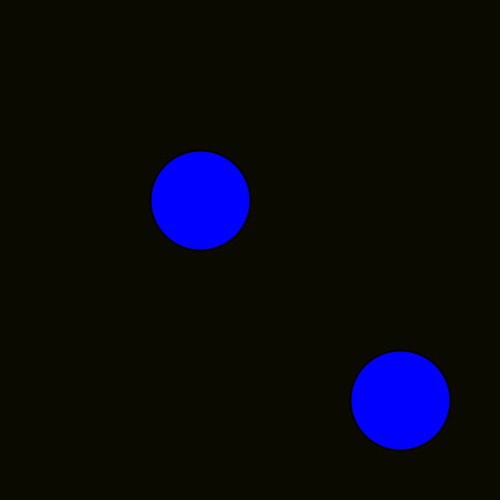
Frame 1 (no input)
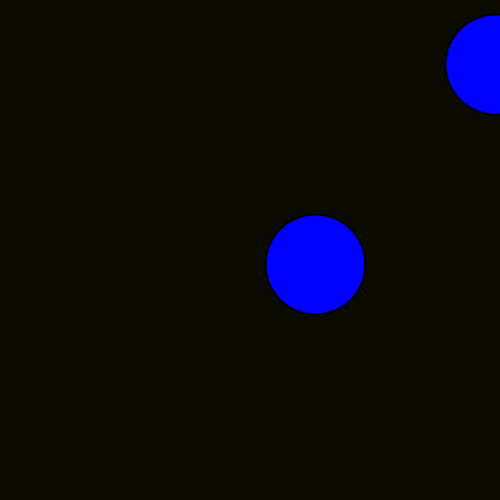
Frame 60 (the mouse pressed at the canvas centre just before this capture)
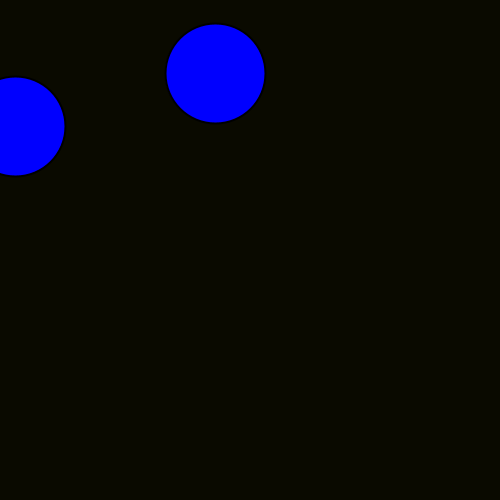
Frame 120 (the mouse held since frame 60 and released just before this capture)

The Processing sketch that drew these frames (run headless with seeded random() and noise(); from frame 60 on, the mouse is pressed at the canvas centre):

// Processing sketch: bouncing_ball_with_class
// ── bouncing_ball_with_class.pde
Particle P1, P2 ;
float R, G, B ;
void setup()
{
  size(500, 500);
  P1 = new Particle(400, 400,  100);
  P2 = new Particle(200, 200,  100);
  
  R=G=B+10;
}
void draw()
{
  background(R, G, B);
  P1.display();
  P1.moved();
  P1.check();

  P2.display();
  P2.moved();
  P2.check();

  
}
class Particle
{
  float x, y , r , D ;
  float speedx = 5;
  float speedy = -2.3 ;
  Particle(float ptr1, float ptr2, float ptr3)
  {
    x = ptr1;
    y = ptr2;
   r = ptr3;
  }
  void display()
  {
    fill(0, 0, 255);
    stroke(0);
    strokeWeight(2);
    ellipse(x, y, r, r);
  }
  void moved()
  {
    x += speedx;
    y += speedy;
  }
  void check()
  {
    if (x>width||x<0)
      speedx = speedx*-1;
    if (y>height||y<0)
      speedy = speedy*-1;


    D =dist(P1.x, P1.y, P2.x, P2.y);
    if (P1.r/2+P2.r/2>D)
    {
      R=random(255);
      G=random(255);
      B=random(255);
    }
  }
}
